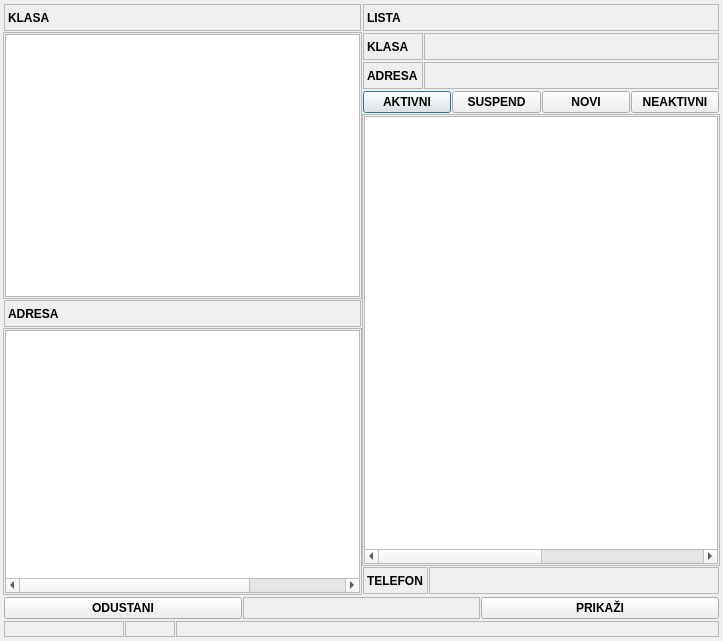
<?xml version="1.0" encoding="UTF-8"?>
<ui version="4.0">
 <class>FrmStrankaGrupeImovine</class>
 <widget class="QDialog" name="FrmStrankaGrupeImovine">
  <property name="windowModality">
   <enum>Qt::ApplicationModal</enum>
  </property>
  <property name="geometry">
   <rect>
    <x>0</x>
    <y>0</y>
    <width>723</width>
    <height>641</height>
   </rect>
  </property>
  <property name="font">
   <font>
    <pointsize>9</pointsize>
   </font>
  </property>
  <property name="windowTitle">
   <string>Telefoni</string>
  </property>
  <property name="windowIcon">
   <iconset resource="../../resources/DonatForm.qrc">
    <normaloff>:/InDonat/Forms/images/App.ico</normaloff>:/InDonat/Forms/images/App.ico</iconset>
  </property>
  <property name="toolTip">
   <string>Donat - Pregled Imovine za stranku</string>
  </property>
  <property name="statusTip">
   <string>Donat - Pregled Imovine za stranku</string>
  </property>
  <property name="whatsThis">
   <string>Donat - Pregled Imovine za stranku</string>
  </property>
  <property name="locale">
   <locale language="Croatian" country="Croatia"/>
  </property>
  <property name="modal">
   <bool>true</bool>
  </property>
  <layout class="QVBoxLayout" name="verticalLayout">
   <property name="spacing">
    <number>1</number>
   </property>
   <property name="leftMargin">
    <number>3</number>
   </property>
   <property name="topMargin">
    <number>3</number>
   </property>
   <property name="rightMargin">
    <number>3</number>
   </property>
   <property name="bottomMargin">
    <number>3</number>
   </property>
   <item>
    <widget class="QFrame" name="frame">
     <property name="sizePolicy">
      <sizepolicy hsizetype="Preferred" vsizetype="Preferred">
       <horstretch>0</horstretch>
       <verstretch>0</verstretch>
      </sizepolicy>
     </property>
     <property name="frameShape">
      <enum>QFrame::NoFrame</enum>
     </property>
     <property name="frameShadow">
      <enum>QFrame::Raised</enum>
     </property>
     <layout class="QHBoxLayout" name="horizontalLayout_2">
      <property name="spacing">
       <number>0</number>
      </property>
      <property name="leftMargin">
       <number>0</number>
      </property>
      <property name="topMargin">
       <number>0</number>
      </property>
      <property name="rightMargin">
       <number>0</number>
      </property>
      <property name="bottomMargin">
       <number>0</number>
      </property>
      <item>
       <widget class="QFrame" name="fraKlase">
        <property name="frameShape">
         <enum>QFrame::NoFrame</enum>
        </property>
        <property name="frameShadow">
         <enum>QFrame::Raised</enum>
        </property>
        <layout class="QVBoxLayout" name="verticalLayout_2">
         <property name="spacing">
          <number>0</number>
         </property>
         <property name="leftMargin">
          <number>0</number>
         </property>
         <property name="topMargin">
          <number>0</number>
         </property>
         <property name="rightMargin">
          <number>0</number>
         </property>
         <property name="bottomMargin">
          <number>0</number>
         </property>
         <item>
          <widget class="QFrame" name="fraSveKlaseTitle">
           <property name="frameShape">
            <enum>QFrame::NoFrame</enum>
           </property>
           <property name="frameShadow">
            <enum>QFrame::Raised</enum>
           </property>
           <layout class="QHBoxLayout" name="horizontalLayout_5">
            <property name="spacing">
             <number>1</number>
            </property>
            <property name="leftMargin">
             <number>1</number>
            </property>
            <property name="topMargin">
             <number>1</number>
            </property>
            <property name="rightMargin">
             <number>1</number>
            </property>
            <property name="bottomMargin">
             <number>1</number>
            </property>
            <item>
             <widget class="QLabel" name="lbSveKlaseTitle">
              <property name="sizePolicy">
               <sizepolicy hsizetype="Preferred" vsizetype="Preferred">
                <horstretch>0</horstretch>
                <verstretch>0</verstretch>
               </sizepolicy>
              </property>
              <property name="minimumSize">
               <size>
                <width>0</width>
                <height>27</height>
               </size>
              </property>
              <property name="font">
               <font>
                <weight>75</weight>
                <bold>true</bold>
               </font>
              </property>
              <property name="frameShape">
               <enum>QFrame::StyledPanel</enum>
              </property>
              <property name="text">
               <string>KLASA</string>
              </property>
             </widget>
            </item>
           </layout>
          </widget>
         </item>
         <item>
          <widget class="QFrame" name="fraKlaseTree">
           <property name="frameShape">
            <enum>QFrame::StyledPanel</enum>
           </property>
           <property name="frameShadow">
            <enum>QFrame::Raised</enum>
           </property>
           <layout class="QHBoxLayout" name="horizontalLayout_11">
            <property name="spacing">
             <number>1</number>
            </property>
            <property name="leftMargin">
             <number>1</number>
            </property>
            <property name="topMargin">
             <number>1</number>
            </property>
            <property name="rightMargin">
             <number>1</number>
            </property>
            <property name="bottomMargin">
             <number>1</number>
            </property>
            <item>
             <widget class="QTreeWidget" name="treeKlase">
              <attribute name="headerVisible">
               <bool>false</bool>
              </attribute>
              <column>
               <property name="text">
                <string notr="true">1</string>
               </property>
              </column>
              <column>
               <property name="text">
                <string>COUNT</string>
               </property>
              </column>
             </widget>
            </item>
           </layout>
          </widget>
         </item>
         <item>
          <widget class="QFrame" name="fraAdreseTitle">
           <property name="frameShape">
            <enum>QFrame::NoFrame</enum>
           </property>
           <property name="frameShadow">
            <enum>QFrame::Raised</enum>
           </property>
           <layout class="QHBoxLayout" name="horizontalLayout_4">
            <property name="spacing">
             <number>1</number>
            </property>
            <property name="leftMargin">
             <number>1</number>
            </property>
            <property name="topMargin">
             <number>1</number>
            </property>
            <property name="rightMargin">
             <number>1</number>
            </property>
            <property name="bottomMargin">
             <number>1</number>
            </property>
            <item>
             <widget class="QLabel" name="lblAdreseTitle">
              <property name="sizePolicy">
               <sizepolicy hsizetype="Preferred" vsizetype="Preferred">
                <horstretch>0</horstretch>
                <verstretch>0</verstretch>
               </sizepolicy>
              </property>
              <property name="minimumSize">
               <size>
                <width>0</width>
                <height>27</height>
               </size>
              </property>
              <property name="font">
               <font>
                <weight>75</weight>
                <bold>true</bold>
               </font>
              </property>
              <property name="frameShape">
               <enum>QFrame::StyledPanel</enum>
              </property>
              <property name="text">
               <string>ADRESA</string>
              </property>
             </widget>
            </item>
           </layout>
          </widget>
         </item>
         <item>
          <widget class="QFrame" name="fraAdreseTree">
           <property name="frameShape">
            <enum>QFrame::StyledPanel</enum>
           </property>
           <property name="frameShadow">
            <enum>QFrame::Raised</enum>
           </property>
           <layout class="QHBoxLayout" name="horizontalLayout_12">
            <property name="spacing">
             <number>1</number>
            </property>
            <property name="leftMargin">
             <number>1</number>
            </property>
            <property name="topMargin">
             <number>1</number>
            </property>
            <property name="rightMargin">
             <number>1</number>
            </property>
            <property name="bottomMargin">
             <number>1</number>
            </property>
            <item>
             <widget class="QTreeWidget" name="treeAdrese">
              <attribute name="headerVisible">
               <bool>false</bool>
              </attribute>
              <column>
               <property name="text">
                <string notr="true">1</string>
               </property>
              </column>
              <column>
               <property name="text">
                <string>2</string>
               </property>
              </column>
              <column>
               <property name="text">
                <string>3</string>
               </property>
              </column>
              <column>
               <property name="text">
                <string>4</string>
               </property>
              </column>
              <column>
               <property name="text">
                <string>5</string>
               </property>
              </column>
             </widget>
            </item>
           </layout>
          </widget>
         </item>
        </layout>
       </widget>
      </item>
      <item>
       <widget class="QFrame" name="fraGrupeImovina">
        <property name="frameShape">
         <enum>QFrame::NoFrame</enum>
        </property>
        <property name="frameShadow">
         <enum>QFrame::Raised</enum>
        </property>
        <layout class="QVBoxLayout" name="verticalLayout_3">
         <property name="spacing">
          <number>0</number>
         </property>
         <property name="leftMargin">
          <number>0</number>
         </property>
         <property name="topMargin">
          <number>0</number>
         </property>
         <property name="rightMargin">
          <number>0</number>
         </property>
         <property name="bottomMargin">
          <number>0</number>
         </property>
         <item>
          <widget class="QFrame" name="fraListeImovineTitle">
           <property name="frameShape">
            <enum>QFrame::NoFrame</enum>
           </property>
           <property name="frameShadow">
            <enum>QFrame::Raised</enum>
           </property>
           <layout class="QHBoxLayout" name="horizontalLayout_3">
            <property name="spacing">
             <number>1</number>
            </property>
            <property name="leftMargin">
             <number>1</number>
            </property>
            <property name="topMargin">
             <number>1</number>
            </property>
            <property name="rightMargin">
             <number>1</number>
            </property>
            <property name="bottomMargin">
             <number>1</number>
            </property>
            <item>
             <widget class="QLabel" name="lbListalImovinaTitle">
              <property name="sizePolicy">
               <sizepolicy hsizetype="Preferred" vsizetype="Preferred">
                <horstretch>0</horstretch>
                <verstretch>0</verstretch>
               </sizepolicy>
              </property>
              <property name="minimumSize">
               <size>
                <width>0</width>
                <height>27</height>
               </size>
              </property>
              <property name="font">
               <font>
                <weight>75</weight>
                <bold>true</bold>
               </font>
              </property>
              <property name="frameShape">
               <enum>QFrame::StyledPanel</enum>
              </property>
              <property name="text">
               <string>LISTA</string>
              </property>
             </widget>
            </item>
           </layout>
          </widget>
         </item>
         <item>
          <widget class="QFrame" name="fraKlasa">
           <property name="frameShape">
            <enum>QFrame::NoFrame</enum>
           </property>
           <property name="frameShadow">
            <enum>QFrame::Raised</enum>
           </property>
           <layout class="QHBoxLayout" name="horizontalLayout_8">
            <property name="spacing">
             <number>1</number>
            </property>
            <property name="leftMargin">
             <number>1</number>
            </property>
            <property name="topMargin">
             <number>1</number>
            </property>
            <property name="rightMargin">
             <number>1</number>
            </property>
            <property name="bottomMargin">
             <number>1</number>
            </property>
            <item>
             <widget class="QLabel" name="lblKlasaTitle">
              <property name="sizePolicy">
               <sizepolicy hsizetype="Maximum" vsizetype="Preferred">
                <horstretch>0</horstretch>
                <verstretch>0</verstretch>
               </sizepolicy>
              </property>
              <property name="minimumSize">
               <size>
                <width>60</width>
                <height>27</height>
               </size>
              </property>
              <property name="font">
               <font>
                <weight>75</weight>
                <bold>true</bold>
               </font>
              </property>
              <property name="frameShape">
               <enum>QFrame::StyledPanel</enum>
              </property>
              <property name="text">
               <string>KLASA</string>
              </property>
              <property name="textInteractionFlags">
               <set>Qt::LinksAccessibleByMouse</set>
              </property>
             </widget>
            </item>
            <item>
             <widget class="QLabel" name="lblKlasa">
              <property name="sizePolicy">
               <sizepolicy hsizetype="Expanding" vsizetype="Preferred">
                <horstretch>0</horstretch>
                <verstretch>0</verstretch>
               </sizepolicy>
              </property>
              <property name="minimumSize">
               <size>
                <width>0</width>
                <height>27</height>
               </size>
              </property>
              <property name="font">
               <font>
                <weight>75</weight>
                <bold>true</bold>
               </font>
              </property>
              <property name="frameShape">
               <enum>QFrame::StyledPanel</enum>
              </property>
              <property name="text">
               <string/>
              </property>
              <property name="textInteractionFlags">
               <set>Qt::LinksAccessibleByMouse|Qt::TextSelectableByMouse</set>
              </property>
             </widget>
            </item>
           </layout>
          </widget>
         </item>
         <item>
          <widget class="QFrame" name="fraAdresa">
           <property name="frameShape">
            <enum>QFrame::NoFrame</enum>
           </property>
           <property name="frameShadow">
            <enum>QFrame::Raised</enum>
           </property>
           <layout class="QHBoxLayout" name="horizontalLayout_7">
            <property name="spacing">
             <number>1</number>
            </property>
            <property name="leftMargin">
             <number>1</number>
            </property>
            <property name="topMargin">
             <number>1</number>
            </property>
            <property name="rightMargin">
             <number>1</number>
            </property>
            <property name="bottomMargin">
             <number>1</number>
            </property>
            <item>
             <widget class="QLabel" name="lblAdresaTitle">
              <property name="sizePolicy">
               <sizepolicy hsizetype="Maximum" vsizetype="Preferred">
                <horstretch>0</horstretch>
                <verstretch>0</verstretch>
               </sizepolicy>
              </property>
              <property name="minimumSize">
               <size>
                <width>60</width>
                <height>27</height>
               </size>
              </property>
              <property name="font">
               <font>
                <weight>75</weight>
                <bold>true</bold>
               </font>
              </property>
              <property name="frameShape">
               <enum>QFrame::StyledPanel</enum>
              </property>
              <property name="text">
               <string>ADRESA</string>
              </property>
             </widget>
            </item>
            <item>
             <widget class="QLabel" name="lblAdresa">
              <property name="sizePolicy">
               <sizepolicy hsizetype="Expanding" vsizetype="Preferred">
                <horstretch>0</horstretch>
                <verstretch>0</verstretch>
               </sizepolicy>
              </property>
              <property name="minimumSize">
               <size>
                <width>0</width>
                <height>27</height>
               </size>
              </property>
              <property name="font">
               <font>
                <weight>75</weight>
                <bold>true</bold>
               </font>
              </property>
              <property name="frameShape">
               <enum>QFrame::StyledPanel</enum>
              </property>
              <property name="text">
               <string/>
              </property>
              <property name="textInteractionFlags">
               <set>Qt::LinksAccessibleByMouse|Qt::TextSelectableByMouse</set>
              </property>
             </widget>
            </item>
           </layout>
          </widget>
         </item>
         <item>
          <widget class="QFrame" name="fraStatusToolBar">
           <property name="frameShape">
            <enum>QFrame::NoFrame</enum>
           </property>
           <property name="frameShadow">
            <enum>QFrame::Raised</enum>
           </property>
           <layout class="QHBoxLayout" name="horizontalLayout_9">
            <property name="spacing">
             <number>1</number>
            </property>
            <property name="leftMargin">
             <number>1</number>
            </property>
            <property name="topMargin">
             <number>1</number>
            </property>
            <property name="rightMargin">
             <number>1</number>
            </property>
            <property name="bottomMargin">
             <number>1</number>
            </property>
            <item>
             <widget class="QPushButton" name="btnAktivni">
              <property name="font">
               <font>
                <weight>75</weight>
                <bold>true</bold>
               </font>
              </property>
              <property name="cursor">
               <cursorShape>PointingHandCursor</cursorShape>
              </property>
              <property name="text">
               <string>AKTIVNI</string>
              </property>
              <property name="autoExclusive">
               <bool>true</bool>
              </property>
             </widget>
            </item>
            <item>
             <widget class="QPushButton" name="btnSuspend">
              <property name="font">
               <font>
                <weight>75</weight>
                <bold>true</bold>
               </font>
              </property>
              <property name="cursor">
               <cursorShape>PointingHandCursor</cursorShape>
              </property>
              <property name="text">
               <string>SUSPEND</string>
              </property>
              <property name="autoExclusive">
               <bool>true</bool>
              </property>
             </widget>
            </item>
            <item>
             <widget class="QPushButton" name="btnNovi">
              <property name="font">
               <font>
                <weight>75</weight>
                <bold>true</bold>
               </font>
              </property>
              <property name="cursor">
               <cursorShape>PointingHandCursor</cursorShape>
              </property>
              <property name="text">
               <string>NOVI</string>
              </property>
              <property name="autoExclusive">
               <bool>true</bool>
              </property>
             </widget>
            </item>
            <item>
             <widget class="QPushButton" name="btnNeaktivni">
              <property name="font">
               <font>
                <weight>75</weight>
                <bold>true</bold>
               </font>
              </property>
              <property name="cursor">
               <cursorShape>PointingHandCursor</cursorShape>
              </property>
              <property name="text">
               <string>NEAKTIVNI</string>
              </property>
              <property name="autoExclusive">
               <bool>true</bool>
              </property>
             </widget>
            </item>
           </layout>
          </widget>
         </item>
         <item>
          <widget class="QFrame" name="fraImovinaTree">
           <property name="frameShape">
            <enum>QFrame::StyledPanel</enum>
           </property>
           <property name="frameShadow">
            <enum>QFrame::Raised</enum>
           </property>
           <layout class="QHBoxLayout" name="horizontalLayout_10">
            <property name="spacing">
             <number>1</number>
            </property>
            <property name="leftMargin">
             <number>1</number>
            </property>
            <property name="topMargin">
             <number>1</number>
            </property>
            <property name="rightMargin">
             <number>1</number>
            </property>
            <property name="bottomMargin">
             <number>1</number>
            </property>
            <item>
             <widget class="QTreeWidget" name="treeGrupeImovine">
              <attribute name="headerVisible">
               <bool>false</bool>
              </attribute>
              <column>
               <property name="text">
                <string notr="true">1</string>
               </property>
              </column>
              <column>
               <property name="text">
                <string>2</string>
               </property>
              </column>
              <column>
               <property name="text">
                <string>3</string>
               </property>
              </column>
              <column>
               <property name="text">
                <string>4</string>
               </property>
              </column>
              <column>
               <property name="text">
                <string>5</string>
               </property>
              </column>
              <column>
               <property name="text">
                <string>6</string>
               </property>
              </column>
              <column>
               <property name="text">
                <string>7</string>
               </property>
              </column>
             </widget>
            </item>
           </layout>
          </widget>
         </item>
         <item>
          <widget class="QFrame" name="fraTelefon">
           <property name="frameShape">
            <enum>QFrame::NoFrame</enum>
           </property>
           <property name="frameShadow">
            <enum>QFrame::Raised</enum>
           </property>
           <layout class="QHBoxLayout" name="horizontalLayout_6">
            <property name="spacing">
             <number>1</number>
            </property>
            <property name="leftMargin">
             <number>1</number>
            </property>
            <property name="topMargin">
             <number>1</number>
            </property>
            <property name="rightMargin">
             <number>1</number>
            </property>
            <property name="bottomMargin">
             <number>1</number>
            </property>
            <item>
             <widget class="QLabel" name="lblTelefonTitle">
              <property name="sizePolicy">
               <sizepolicy hsizetype="Maximum" vsizetype="Preferred">
                <horstretch>0</horstretch>
                <verstretch>0</verstretch>
               </sizepolicy>
              </property>
              <property name="minimumSize">
               <size>
                <width>60</width>
                <height>27</height>
               </size>
              </property>
              <property name="font">
               <font>
                <weight>75</weight>
                <bold>true</bold>
               </font>
              </property>
              <property name="frameShape">
               <enum>QFrame::StyledPanel</enum>
              </property>
              <property name="text">
               <string>TELEFON</string>
              </property>
             </widget>
            </item>
            <item>
             <widget class="QLabel" name="lblTelefon">
              <property name="sizePolicy">
               <sizepolicy hsizetype="Expanding" vsizetype="Preferred">
                <horstretch>0</horstretch>
                <verstretch>0</verstretch>
               </sizepolicy>
              </property>
              <property name="minimumSize">
               <size>
                <width>0</width>
                <height>27</height>
               </size>
              </property>
              <property name="font">
               <font>
                <weight>75</weight>
                <bold>true</bold>
               </font>
              </property>
              <property name="frameShape">
               <enum>QFrame::StyledPanel</enum>
              </property>
              <property name="text">
               <string/>
              </property>
              <property name="textInteractionFlags">
               <set>Qt::LinksAccessibleByMouse|Qt::TextSelectableByMouse</set>
              </property>
             </widget>
            </item>
           </layout>
          </widget>
         </item>
        </layout>
       </widget>
      </item>
     </layout>
    </widget>
   </item>
   <item>
    <widget class="QFrame" name="fraToolBar">
     <property name="frameShape">
      <enum>QFrame::NoFrame</enum>
     </property>
     <property name="frameShadow">
      <enum>QFrame::Raised</enum>
     </property>
     <layout class="QHBoxLayout" name="horizontalLayout_16">
      <property name="spacing">
       <number>1</number>
      </property>
      <property name="leftMargin">
       <number>1</number>
      </property>
      <property name="topMargin">
       <number>1</number>
      </property>
      <property name="rightMargin">
       <number>1</number>
      </property>
      <property name="bottomMargin">
       <number>1</number>
      </property>
      <item>
       <widget class="QPushButton" name="btnOdustani">
        <property name="font">
         <font>
          <weight>75</weight>
          <bold>true</bold>
         </font>
        </property>
        <property name="cursor">
         <cursorShape>PointingHandCursor</cursorShape>
        </property>
        <property name="text">
         <string>ODUSTANI</string>
        </property>
        <property name="icon">
         <iconset resource="../../resources/DonatForm.qrc">
          <normaloff>:/InDonat/Forms/images/CLOSE.GIF</normaloff>:/InDonat/Forms/images/CLOSE.GIF</iconset>
        </property>
       </widget>
      </item>
      <item>
       <widget class="QLabel" name="label_9">
        <property name="frameShape">
         <enum>QFrame::StyledPanel</enum>
        </property>
        <property name="text">
         <string/>
        </property>
       </widget>
      </item>
      <item>
       <widget class="QPushButton" name="btnPrikazi">
        <property name="font">
         <font>
          <weight>75</weight>
          <bold>true</bold>
         </font>
        </property>
        <property name="cursor">
         <cursorShape>PointingHandCursor</cursorShape>
        </property>
        <property name="text">
         <string>PRIKAŽI</string>
        </property>
        <property name="icon">
         <iconset resource="../../resources/DonatForm.qrc">
          <normaloff>:/InDonat/Forms/images/OK.gif</normaloff>:/InDonat/Forms/images/OK.gif</iconset>
        </property>
       </widget>
      </item>
     </layout>
    </widget>
   </item>
   <item>
    <widget class="QFrame" name="fraStatusBar">
     <property name="sizePolicy">
      <sizepolicy hsizetype="Preferred" vsizetype="Maximum">
       <horstretch>0</horstretch>
       <verstretch>0</verstretch>
      </sizepolicy>
     </property>
     <property name="font">
      <font>
       <pointsize>9</pointsize>
      </font>
     </property>
     <property name="frameShape">
      <enum>QFrame::NoFrame</enum>
     </property>
     <property name="frameShadow">
      <enum>QFrame::Raised</enum>
     </property>
     <layout class="QHBoxLayout" name="horizontalLayout">
      <property name="spacing">
       <number>1</number>
      </property>
      <property name="leftMargin">
       <number>1</number>
      </property>
      <property name="topMargin">
       <number>0</number>
      </property>
      <property name="rightMargin">
       <number>1</number>
      </property>
      <property name="bottomMargin">
       <number>1</number>
      </property>
      <item>
       <widget class="QLabel" name="lblStatusBarText1">
        <property name="sizePolicy">
         <sizepolicy hsizetype="Fixed" vsizetype="Preferred">
          <horstretch>0</horstretch>
          <verstretch>0</verstretch>
         </sizepolicy>
        </property>
        <property name="minimumSize">
         <size>
          <width>120</width>
          <height>0</height>
         </size>
        </property>
        <property name="frameShape">
         <enum>QFrame::StyledPanel</enum>
        </property>
        <property name="text">
         <string/>
        </property>
       </widget>
      </item>
      <item>
       <widget class="QLabel" name="lblStatusBarText2">
        <property name="sizePolicy">
         <sizepolicy hsizetype="Fixed" vsizetype="Preferred">
          <horstretch>0</horstretch>
          <verstretch>0</verstretch>
         </sizepolicy>
        </property>
        <property name="minimumSize">
         <size>
          <width>50</width>
          <height>0</height>
         </size>
        </property>
        <property name="frameShape">
         <enum>QFrame::StyledPanel</enum>
        </property>
        <property name="text">
         <string/>
        </property>
       </widget>
      </item>
      <item>
       <widget class="QLabel" name="lblStatusBarText3">
        <property name="sizePolicy">
         <sizepolicy hsizetype="Expanding" vsizetype="Preferred">
          <horstretch>0</horstretch>
          <verstretch>0</verstretch>
         </sizepolicy>
        </property>
        <property name="frameShape">
         <enum>QFrame::StyledPanel</enum>
        </property>
        <property name="text">
         <string/>
        </property>
       </widget>
      </item>
     </layout>
    </widget>
   </item>
  </layout>
 </widget>
 <resources>
  <include location="../../resources/DonatForm.qrc"/>
 </resources>
 <connections>
  <connection>
   <sender>btnOdustani</sender>
   <signal>clicked()</signal>
   <receiver>FrmStrankaGrupeImovine</receiver>
   <slot>close()</slot>
   <hints>
    <hint type="sourcelabel">
     <x>122</x>
     <y>605</y>
    </hint>
    <hint type="destinationlabel">
     <x>361</x>
     <y>320</y>
    </hint>
   </hints>
  </connection>
 </connections>
</ui>
